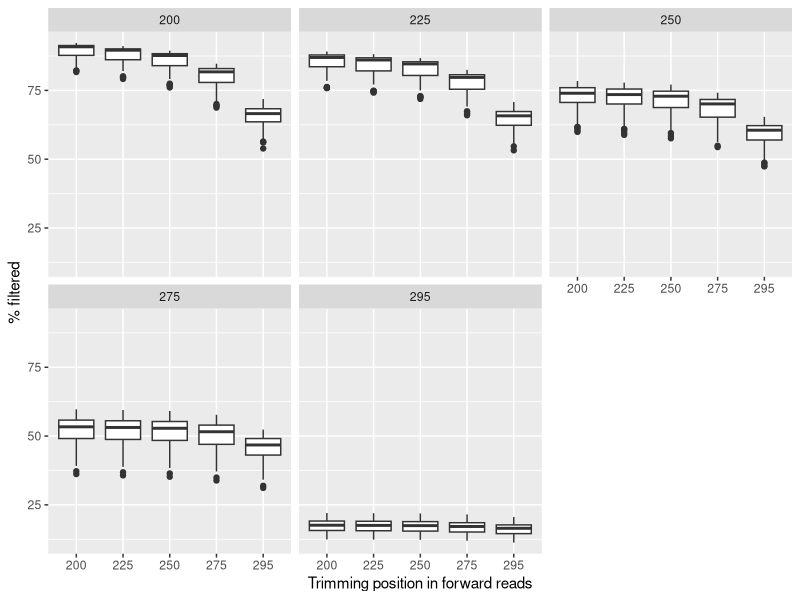
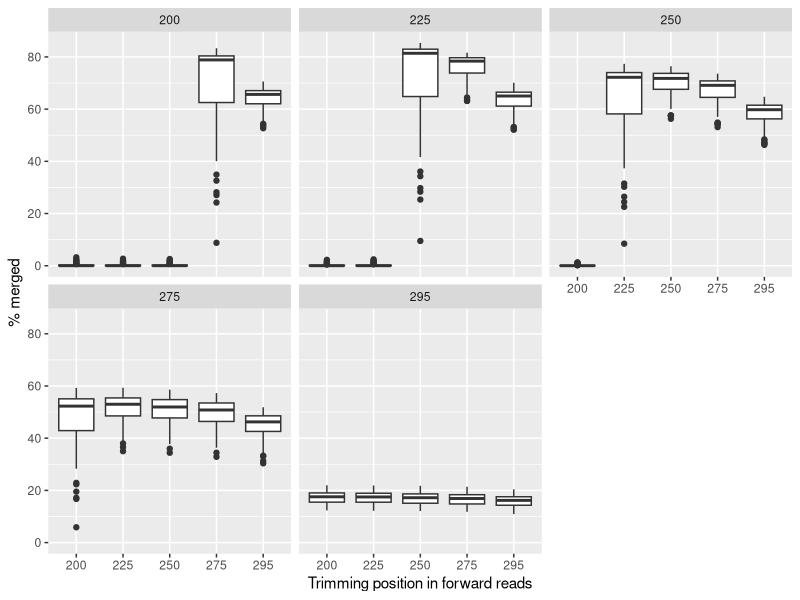
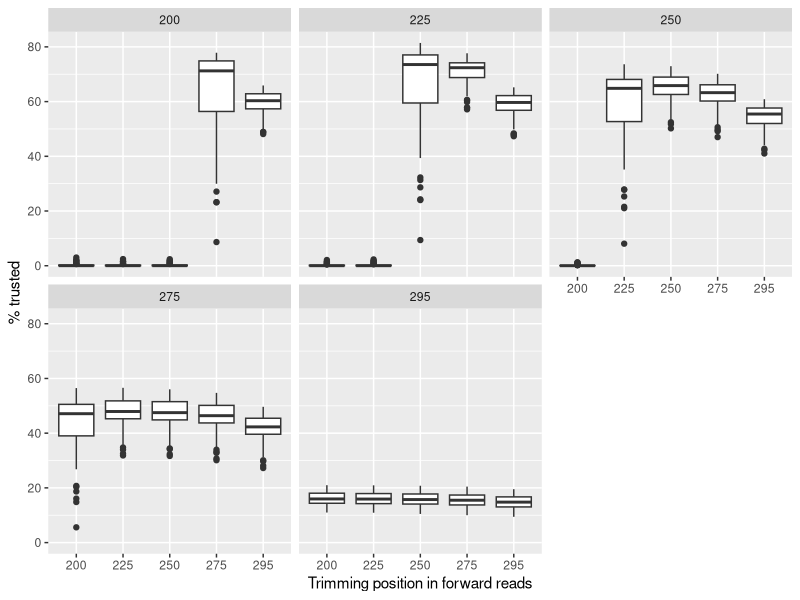
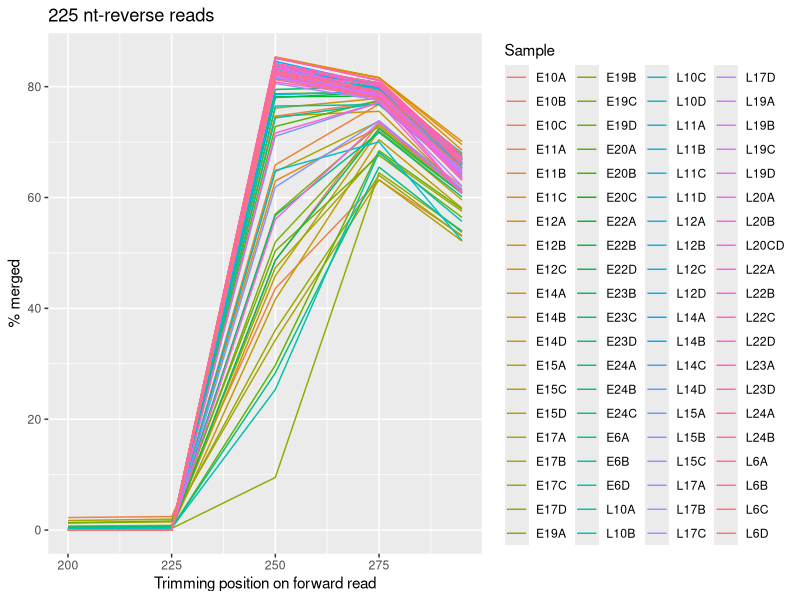

Write R code to recreate these figures, in order.
## ---- chunk 1
library(ggplot2)
library(tidyr)
merging <- read.table('FromClean/summaryStats.txt', skip=1,
                      col.names=c('Sample','input','filtered','filtered.p','denoised','merged','merged.p','trusted','trusted.p','trunc.f','trunc.r'))
ggplot(merging, mapping=aes(x=as.factor(trunc.f), y=filtered.p)) + geom_boxplot() +
  facet_wrap(~trunc.r) + xlab('Trimming position in forward reads') + ylab('% filtered')
ggplot(merging, mapping=aes(x=as.factor(trunc.f), y=merged.p)) + geom_boxplot() +
  facet_wrap(~trunc.r) + xlab('Trimming position in forward reads') + ylab('% merged')
ggplot(merging, mapping=aes(x=as.factor(trunc.f), y=trusted.p)) + geom_boxplot() +
  facet_wrap(~trunc.r) + xlab('Trimming position in forward reads') + ylab('% trusted')
## ---- chunk 2
ggplot(merging[merging$trunc.r==225,], mapping=aes(x=trunc.f, y=merged.p, color=Sample)) + geom_line() +
  xlab('Trimming position on forward read') + ggtitle('225 nt-reverse reads') + ylab('% merged')
